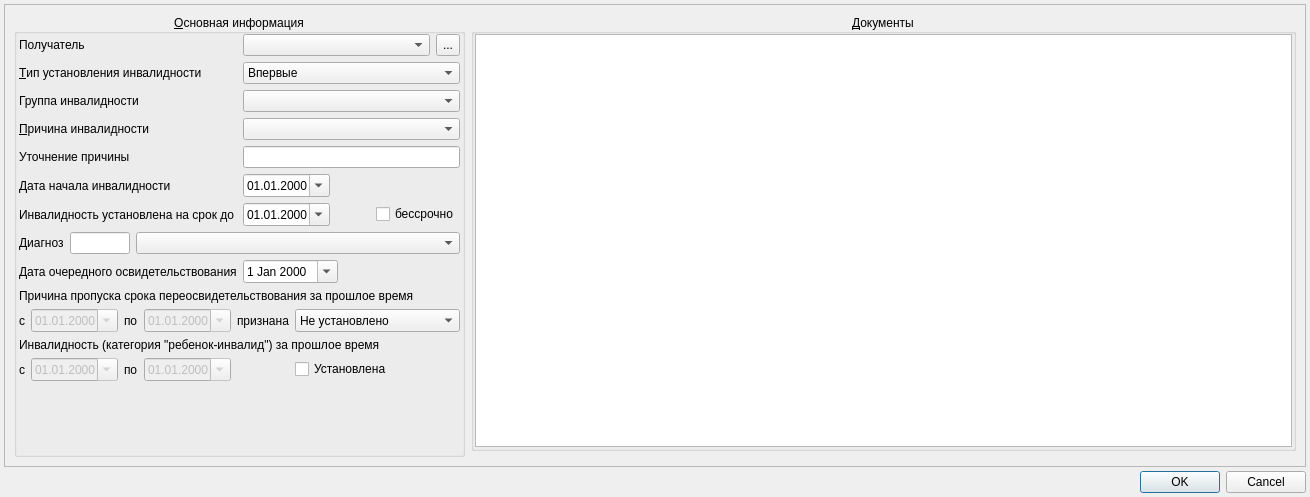
<?xml version="1.0" encoding="UTF-8"?>
<ui version="4.0">
 <class>TempDisabilityEditDialog</class>
 <widget class="QDialog" name="TempDisabilityEditDialog">
  <property name="windowModality">
   <enum>Qt::ApplicationModal</enum>
  </property>
  <property name="geometry">
   <rect>
    <x>0</x>
    <y>0</y>
    <width>1310</width>
    <height>497</height>
   </rect>
  </property>
  <property name="windowTitle">
   <string>Документ временной нетрудоспособности</string>
  </property>
  <layout class="QGridLayout" name="gridLayout_7">
   <property name="leftMargin">
    <number>4</number>
   </property>
   <property name="topMargin">
    <number>4</number>
   </property>
   <property name="rightMargin">
    <number>4</number>
   </property>
   <property name="bottomMargin">
    <number>4</number>
   </property>
   <property name="spacing">
    <number>4</number>
   </property>
   <item row="1" column="0" colspan="2">
    <widget class="QDialogButtonBox" name="buttonBox">
     <property name="orientation">
      <enum>Qt::Horizontal</enum>
     </property>
     <property name="standardButtons">
      <set>QDialogButtonBox::Cancel|QDialogButtonBox::Ok</set>
     </property>
    </widget>
   </item>
   <item row="0" column="0" colspan="2">
    <widget class="QScrollArea" name="scrollArea">
     <property name="widgetResizable">
      <bool>true</bool>
     </property>
     <widget class="QWidget" name="scrollAreaWidgetContents">
      <property name="geometry">
       <rect>
        <x>0</x>
        <y>0</y>
        <width>1300</width>
        <height>460</height>
       </rect>
      </property>
      <layout class="QGridLayout" name="gridLayout_8">
       <item row="0" column="1">
        <widget class="QGroupBox" name="grpTempDisabilityDocuments">
         <property name="sizePolicy">
          <sizepolicy hsizetype="MinimumExpanding" vsizetype="Preferred">
           <horstretch>0</horstretch>
           <verstretch>0</verstretch>
          </sizepolicy>
         </property>
         <property name="title">
          <string>&amp;Документы</string>
         </property>
         <property name="alignment">
          <set>Qt::AlignCenter</set>
         </property>
         <layout class="QGridLayout" name="gridLayout_3">
          <property name="leftMargin">
           <number>1</number>
          </property>
          <property name="topMargin">
           <number>0</number>
          </property>
          <property name="rightMargin">
           <number>1</number>
          </property>
          <property name="bottomMargin">
           <number>1</number>
          </property>
          <property name="spacing">
           <number>0</number>
          </property>
          <item row="0" column="0">
           <widget class="CInDocTableView" name="tblDocuments">
            <property name="sizePolicy">
             <sizepolicy hsizetype="Preferred" vsizetype="Expanding">
              <horstretch>0</horstretch>
              <verstretch>0</verstretch>
             </sizepolicy>
            </property>
           </widget>
          </item>
         </layout>
        </widget>
       </item>
       <item row="0" column="0" rowspan="2">
        <widget class="QGroupBox" name="grpMainInfo">
         <property name="sizePolicy">
          <sizepolicy hsizetype="Maximum" vsizetype="Preferred">
           <horstretch>0</horstretch>
           <verstretch>0</verstretch>
          </sizepolicy>
         </property>
         <property name="title">
          <string>&amp;Основная информация</string>
         </property>
         <property name="alignment">
          <set>Qt::AlignCenter</set>
         </property>
         <property name="flat">
          <bool>false</bool>
         </property>
         <layout class="QGridLayout" name="gridLayout_6">
          <property name="leftMargin">
           <number>2</number>
          </property>
          <property name="topMargin">
           <number>0</number>
          </property>
          <property name="rightMargin">
           <number>2</number>
          </property>
          <property name="bottomMargin">
           <number>1</number>
          </property>
          <item row="9" column="0">
           <widget class="QLabel" name="lblCaseDateDueTo">
            <property name="text">
             <string>Инвалидность установлена на срок до</string>
            </property>
           </widget>
          </item>
          <item row="8" column="1" colspan="3">
           <layout class="QHBoxLayout" name="horizontalLayout_6">
            <item>
             <widget class="CDateEdit" name="edtCaseBegDate">
              <property name="enabled">
               <bool>true</bool>
              </property>
              <property name="displayFormat">
               <string>dd.MM.yyyy</string>
              </property>
              <property name="calendarPopup">
               <bool>true</bool>
              </property>
             </widget>
            </item>
            <item>
             <spacer name="horizontalSpacer_6">
              <property name="orientation">
               <enum>Qt::Horizontal</enum>
              </property>
              <property name="sizeHint" stdset="0">
               <size>
                <width>40</width>
                <height>20</height>
               </size>
              </property>
             </spacer>
            </item>
           </layout>
          </item>
          <item row="10" column="0" colspan="4">
           <layout class="QHBoxLayout" name="horizontalLayout_2">
            <item>
             <widget class="QLabel" name="lblDiagnosis">
              <property name="enabled">
               <bool>true</bool>
              </property>
              <property name="sizePolicy">
               <sizepolicy hsizetype="Maximum" vsizetype="Preferred">
                <horstretch>0</horstretch>
                <verstretch>0</verstretch>
               </sizepolicy>
              </property>
              <property name="text">
               <string>Диагноз</string>
              </property>
              <property name="buddy">
               <cstring>edtDiagnosis</cstring>
              </property>
             </widget>
            </item>
            <item>
             <widget class="CICDCodeEditEx" name="edtDiagnosis">
              <property name="enabled">
               <bool>true</bool>
              </property>
              <property name="sizePolicy">
               <sizepolicy hsizetype="Fixed" vsizetype="Minimum">
                <horstretch>0</horstretch>
                <verstretch>0</verstretch>
               </sizepolicy>
              </property>
              <property name="maximumSize">
               <size>
                <width>60</width>
                <height>16777215</height>
               </size>
              </property>
             </widget>
            </item>
            <item>
             <widget class="CRBComboBox" name="cmbDiseaseCharacter">
              <property name="sizePolicy">
               <sizepolicy hsizetype="Minimum" vsizetype="Preferred">
                <horstretch>0</horstretch>
                <verstretch>0</verstretch>
               </sizepolicy>
              </property>
             </widget>
            </item>
           </layout>
          </item>
          <item row="2" column="3">
           <widget class="QToolButton" name="btnClientRelations">
            <property name="sizePolicy">
             <sizepolicy hsizetype="Fixed" vsizetype="Preferred">
              <horstretch>0</horstretch>
              <verstretch>0</verstretch>
             </sizepolicy>
            </property>
            <property name="toolTip">
             <string>Связи пациента</string>
            </property>
            <property name="text">
             <string>...</string>
            </property>
           </widget>
          </item>
          <item row="3" column="1" colspan="3">
           <widget class="QComboBox" name="cmbSetType">
            <property name="enabled">
             <bool>true</bool>
            </property>
            <property name="sizePolicy">
             <sizepolicy hsizetype="Preferred" vsizetype="Preferred">
              <horstretch>0</horstretch>
              <verstretch>0</verstretch>
             </sizepolicy>
            </property>
            <item>
             <property name="text">
              <string>Впервые</string>
             </property>
            </item>
            <item>
             <property name="text">
              <string>Повторно</string>
             </property>
            </item>
           </widget>
          </item>
          <item row="5" column="1" colspan="3">
           <widget class="CRBComboBox" name="cmbReason">
            <property name="sizePolicy">
             <sizepolicy hsizetype="Preferred" vsizetype="Preferred">
              <horstretch>0</horstretch>
              <verstretch>0</verstretch>
             </sizepolicy>
            </property>
           </widget>
          </item>
          <item row="2" column="1" colspan="2">
           <widget class="CClientRelationSimpleComboBox" name="cmbReceiver">
            <property name="sizePolicy">
             <sizepolicy hsizetype="Preferred" vsizetype="Preferred">
              <horstretch>0</horstretch>
              <verstretch>0</verstretch>
             </sizepolicy>
            </property>
           </widget>
          </item>
          <item row="2" column="0">
           <widget class="QLabel" name="lblReceiver">
            <property name="text">
             <string>Получатель</string>
            </property>
            <property name="buddy">
             <cstring>cmbReceiver</cstring>
            </property>
           </widget>
          </item>
          <item row="12" column="1" colspan="3">
           <layout class="QHBoxLayout" name="horizontalLayout">
            <item>
             <widget class="CDateEdit" name="edtNextCase">
              <property name="sizePolicy">
               <sizepolicy hsizetype="Fixed" vsizetype="Fixed">
                <horstretch>0</horstretch>
                <verstretch>0</verstretch>
               </sizepolicy>
              </property>
              <property name="calendarPopup">
               <bool>true</bool>
              </property>
             </widget>
            </item>
            <item>
             <spacer name="horizontalSpacer">
              <property name="orientation">
               <enum>Qt::Horizontal</enum>
              </property>
              <property name="sizeHint" stdset="0">
               <size>
                <width>40</width>
                <height>20</height>
               </size>
              </property>
             </spacer>
            </item>
           </layout>
          </item>
          <item row="4" column="0">
           <widget class="QLabel" name="lblGroup">
            <property name="text">
             <string>Группа инвалидности</string>
            </property>
            <property name="buddy">
             <cstring>cmbGroup</cstring>
            </property>
           </widget>
          </item>
          <item row="18" column="0" colspan="4">
           <layout class="QHBoxLayout" name="horizontalLayout_5"/>
          </item>
          <item row="3" column="0">
           <widget class="QLabel" name="lblSetType">
            <property name="text">
             <string>&amp;Тип установления инвалидности</string>
            </property>
            <property name="buddy">
             <cstring>cmbSetType</cstring>
            </property>
           </widget>
          </item>
          <item row="5" column="0">
           <widget class="QLabel" name="lblReason">
            <property name="text">
             <string>&amp;Причина инвалидности</string>
            </property>
            <property name="buddy">
             <cstring>cmbReason</cstring>
            </property>
           </widget>
          </item>
          <item row="9" column="1" colspan="3">
           <layout class="QHBoxLayout" name="horizontalLayout_3">
            <item>
             <widget class="CDateEdit" name="edtCaseDateDueTo">
              <property name="sizePolicy">
               <sizepolicy hsizetype="Fixed" vsizetype="Fixed">
                <horstretch>0</horstretch>
                <verstretch>0</verstretch>
               </sizepolicy>
              </property>
              <property name="displayFormat">
               <string>dd.MM.yyyy</string>
              </property>
              <property name="calendarPopup">
               <bool>true</bool>
              </property>
             </widget>
            </item>
            <item>
             <spacer name="horizontalSpacer_2">
              <property name="orientation">
               <enum>Qt::Horizontal</enum>
              </property>
              <property name="sizeHint" stdset="0">
               <size>
                <width>40</width>
                <height>20</height>
               </size>
              </property>
             </spacer>
            </item>
            <item>
             <widget class="QCheckBox" name="chkCaseDateIndef">
              <property name="text">
               <string>бессрочно</string>
              </property>
             </widget>
            </item>
           </layout>
          </item>
          <item row="19" column="0">
           <spacer name="verticalSpacer">
            <property name="orientation">
             <enum>Qt::Vertical</enum>
            </property>
            <property name="sizeHint" stdset="0">
             <size>
              <width>20</width>
              <height>40</height>
             </size>
            </property>
           </spacer>
          </item>
          <item row="16" column="0" colspan="4">
           <layout class="QGridLayout" name="gridLayout">
            <item row="0" column="4">
             <widget class="QLabel" name="label_2">
              <property name="sizePolicy">
               <sizepolicy hsizetype="Maximum" vsizetype="Preferred">
                <horstretch>0</horstretch>
                <verstretch>0</verstretch>
               </sizepolicy>
              </property>
              <property name="text">
               <string>признана</string>
              </property>
             </widget>
            </item>
            <item row="0" column="1">
             <widget class="CDateEdit" name="edtSkipCaseBegDate">
              <property name="enabled">
               <bool>false</bool>
              </property>
              <property name="sizePolicy">
               <sizepolicy hsizetype="Fixed" vsizetype="Fixed">
                <horstretch>0</horstretch>
                <verstretch>0</verstretch>
               </sizepolicy>
              </property>
              <property name="displayFormat">
               <string>dd.MM.yyyy</string>
              </property>
              <property name="calendarPopup">
               <bool>true</bool>
              </property>
             </widget>
            </item>
            <item row="0" column="0">
             <widget class="QLabel" name="label_3">
              <property name="sizePolicy">
               <sizepolicy hsizetype="Maximum" vsizetype="Preferred">
                <horstretch>0</horstretch>
                <verstretch>0</verstretch>
               </sizepolicy>
              </property>
              <property name="text">
               <string>с</string>
              </property>
             </widget>
            </item>
            <item row="0" column="2">
             <widget class="QLabel" name="label_4">
              <property name="sizePolicy">
               <sizepolicy hsizetype="Maximum" vsizetype="Preferred">
                <horstretch>0</horstretch>
                <verstretch>0</verstretch>
               </sizepolicy>
              </property>
              <property name="text">
               <string>по</string>
              </property>
             </widget>
            </item>
            <item row="0" column="3">
             <widget class="CDateEdit" name="edtSkipCaseEndDate">
              <property name="enabled">
               <bool>false</bool>
              </property>
              <property name="sizePolicy">
               <sizepolicy hsizetype="Fixed" vsizetype="Fixed">
                <horstretch>0</horstretch>
                <verstretch>0</verstretch>
               </sizepolicy>
              </property>
              <property name="displayFormat">
               <string>dd.MM.yyyy</string>
              </property>
              <property name="calendarPopup">
               <bool>true</bool>
              </property>
             </widget>
            </item>
            <item row="0" column="5">
             <widget class="QComboBox" name="cmbSkipCaseReason">
              <property name="sizePolicy">
               <sizepolicy hsizetype="Preferred" vsizetype="Minimum">
                <horstretch>0</horstretch>
                <verstretch>0</verstretch>
               </sizepolicy>
              </property>
              <property name="editable">
               <bool>false</bool>
              </property>
              <item>
               <property name="text">
                <string>Не установлено</string>
               </property>
              </item>
              <item>
               <property name="text">
                <string>Уважительной</string>
               </property>
              </item>
              <item>
               <property name="text">
                <string>Неуважительной</string>
               </property>
              </item>
             </widget>
            </item>
            <item row="1" column="0" colspan="6">
             <widget class="QLabel" name="lblChildCase">
              <property name="text">
               <string>Инвалидность (категория &quot;ребенок-инвалид&quot;) за прошлое время</string>
              </property>
             </widget>
            </item>
            <item row="2" column="1">
             <widget class="CDateEdit" name="edtChildCaseBegDate">
              <property name="enabled">
               <bool>false</bool>
              </property>
              <property name="sizePolicy">
               <sizepolicy hsizetype="Fixed" vsizetype="Fixed">
                <horstretch>0</horstretch>
                <verstretch>0</verstretch>
               </sizepolicy>
              </property>
              <property name="displayFormat">
               <string>dd.MM.yyyy</string>
              </property>
              <property name="calendarPopup">
               <bool>true</bool>
              </property>
             </widget>
            </item>
            <item row="2" column="0">
             <widget class="QLabel" name="label_5">
              <property name="sizePolicy">
               <sizepolicy hsizetype="Maximum" vsizetype="Preferred">
                <horstretch>0</horstretch>
                <verstretch>0</verstretch>
               </sizepolicy>
              </property>
              <property name="text">
               <string>с</string>
              </property>
             </widget>
            </item>
            <item row="2" column="2">
             <widget class="QLabel" name="lblResultOtherwiseDate">
              <property name="sizePolicy">
               <sizepolicy hsizetype="Maximum" vsizetype="Preferred">
                <horstretch>0</horstretch>
                <verstretch>0</verstretch>
               </sizepolicy>
              </property>
              <property name="text">
               <string>по</string>
              </property>
              <property name="buddy">
               <cstring>edtChildCaseEndDate</cstring>
              </property>
             </widget>
            </item>
            <item row="2" column="3">
             <widget class="CDateEdit" name="edtChildCaseEndDate">
              <property name="enabled">
               <bool>false</bool>
              </property>
              <property name="sizePolicy">
               <sizepolicy hsizetype="Fixed" vsizetype="Fixed">
                <horstretch>0</horstretch>
                <verstretch>0</verstretch>
               </sizepolicy>
              </property>
              <property name="displayFormat">
               <string>dd.MM.yyyy</string>
              </property>
              <property name="calendarPopup">
               <bool>true</bool>
              </property>
             </widget>
            </item>
            <item row="2" column="5">
             <widget class="QCheckBox" name="chkChildCase">
              <property name="text">
               <string>Установлена</string>
              </property>
             </widget>
            </item>
           </layout>
          </item>
          <item row="4" column="1" colspan="3">
           <widget class="CRBComboBox" name="cmbGroup">
            <property name="sizePolicy">
             <sizepolicy hsizetype="Preferred" vsizetype="Preferred">
              <horstretch>0</horstretch>
              <verstretch>0</verstretch>
             </sizepolicy>
            </property>
           </widget>
          </item>
          <item row="12" column="0">
           <widget class="QLabel" name="lblNextDate">
            <property name="text">
             <string>Дата очередного освидетельствования</string>
            </property>
           </widget>
          </item>
          <item row="8" column="0">
           <widget class="QLabel" name="lblCaseBegDate">
            <property name="text">
             <string>Дата начала инвалидности</string>
            </property>
            <property name="buddy">
             <cstring>edtCaseBegDate</cstring>
            </property>
           </widget>
          </item>
          <item row="15" column="0" colspan="4">
           <widget class="QLabel" name="lblSkipCase">
            <property name="text">
             <string>Причина пропуска срока переосвидетельствования за прошлое время</string>
            </property>
           </widget>
          </item>
          <item row="7" column="1" colspan="3">
           <widget class="QLineEdit" name="edtReasonNote"/>
          </item>
          <item row="7" column="0">
           <widget class="QLabel" name="lblReasonNote">
            <property name="text">
             <string>Уточнение причины</string>
            </property>
           </widget>
          </item>
         </layout>
        </widget>
       </item>
      </layout>
     </widget>
    </widget>
   </item>
  </layout>
 </widget>
 <customwidgets>
  <customwidget>
   <class>CRBComboBox</class>
   <extends>QComboBox</extends>
   <header>library/crbcombobox.h</header>
  </customwidget>
  <customwidget>
   <class>CDateEdit</class>
   <extends>QDateEdit</extends>
   <header>library/DateEdit.h</header>
  </customwidget>
  <customwidget>
   <class>CClientRelationSimpleComboBox</class>
   <extends>QComboBox</extends>
   <header>Registry/ClientRelationSimpleComboBox.h</header>
  </customwidget>
  <customwidget>
   <class>CICDCodeEditEx</class>
   <extends>QLineEdit</extends>
   <header>library/ICDCodeEdit.h</header>
  </customwidget>
  <customwidget>
   <class>CInDocTableView</class>
   <extends>QTableView</extends>
   <header>library/InDocTable.h</header>
  </customwidget>
 </customwidgets>
 <tabstops>
  <tabstop>cmbReceiver</tabstop>
  <tabstop>btnClientRelations</tabstop>
  <tabstop>edtCaseBegDate</tabstop>
  <tabstop>edtCaseDateDueTo</tabstop>
  <tabstop>edtSkipCaseBegDate</tabstop>
  <tabstop>edtSkipCaseEndDate</tabstop>
  <tabstop>tblDocuments</tabstop>
  <tabstop>buttonBox</tabstop>
 </tabstops>
 <resources/>
 <connections>
  <connection>
   <sender>buttonBox</sender>
   <signal>accepted()</signal>
   <receiver>TempDisabilityEditDialog</receiver>
   <slot>accept()</slot>
   <hints>
    <hint type="sourcelabel">
     <x>631</x>
     <y>769</y>
    </hint>
    <hint type="destinationlabel">
     <x>153</x>
     <y>172</y>
    </hint>
   </hints>
  </connection>
  <connection>
   <sender>buttonBox</sender>
   <signal>rejected()</signal>
   <receiver>TempDisabilityEditDialog</receiver>
   <slot>reject()</slot>
   <hints>
    <hint type="sourcelabel">
     <x>631</x>
     <y>769</y>
    </hint>
    <hint type="destinationlabel">
     <x>244</x>
     <y>172</y>
    </hint>
   </hints>
  </connection>
  <connection>
   <sender>chkCaseDateIndef</sender>
   <signal>toggled(bool)</signal>
   <receiver>edtCaseDateDueTo</receiver>
   <slot>setDisabled(bool)</slot>
   <hints>
    <hint type="sourcelabel">
     <x>399</x>
     <y>170</y>
    </hint>
    <hint type="destinationlabel">
     <x>269</x>
     <y>170</y>
    </hint>
   </hints>
  </connection>
  <connection>
   <sender>chkChildCase</sender>
   <signal>toggled(bool)</signal>
   <receiver>edtChildCaseBegDate</receiver>
   <slot>setEnabled(bool)</slot>
   <hints>
    <hint type="sourcelabel">
     <x>355</x>
     <y>318</y>
    </hint>
    <hint type="destinationlabel">
     <x>69</x>
     <y>318</y>
    </hint>
   </hints>
  </connection>
  <connection>
   <sender>chkChildCase</sender>
   <signal>toggled(bool)</signal>
   <receiver>edtChildCaseEndDate</receiver>
   <slot>setEnabled(bool)</slot>
   <hints>
    <hint type="sourcelabel">
     <x>355</x>
     <y>318</y>
    </hint>
    <hint type="destinationlabel">
     <x>174</x>
     <y>318</y>
    </hint>
   </hints>
  </connection>
 </connections>
</ui>
